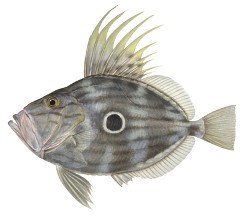
#> input picture images/john_dory-zeus_faber.jpg, 246 x 216 px
$ python find_contours.py   (older library calls are emulated)
#> lines starting #> are read from the running program, lines starting #| are printed output that depends on the picture; after the words box and inside, x2 and y2 are one past the last pixel; in counts of white or black regions, pixels touching at a corner belong together
import cv2
import numpy as np
from matplotlib import pyplot as plt

#img=cv2.imread('images/messi5.jpg')    #not white and black image, hard to find contours???
#img=cv2.imread('images/rect.jpg')   #white rectangle over black background
img=cv2.imread('images/john_dory-zeus_faber.jpg')   #white rectangle over black background
#> img is the input picture: shape (216, 246, 3); mean B, G, R 209.1, 213.7, 214.8
#img_or=img #this copy is not working, img_or still be overriden by drawContours anyway. pls use below
img_or=img.copy()   #make a shallow copy of the original image. IS IT BETTER THAN copyTo()???
img_gray=cv2.cvtColor(img,cv2.COLOR_BGR2GRAY)   #convert to gray scale
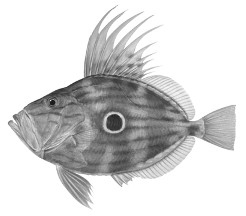
#> img_gray: shape (216, 246); min 19, max 255, mean 213.5
ret,thresh=cv2.threshold(img_gray,127,255,0) #apply threshold to the gray image
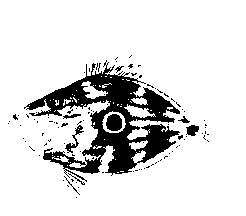
#> thresh: shape (216, 246); 86.4% white; 99 black regions (90 under 20 px)
im2,contours,hierarchy=cv2.findContours(thresh,cv2.RETR_TREE,cv2.CHAIN_APPROX_SIMPLE)   #get contours
#> contours = 258 contours, 238 with area under 20; largest, box (x1, y1, x2, y2) and area: (0, 0, 246, 216) 52675, (25, 62, 181, 176) 8060, (102, 111, 126, 133) 371, (105, 113, 123, 132) 248, (124, 104, 156, 118) 172
#print(str(contours))

#cnt=contours[:4]
#cv2.drawContours(img,[cnt],0,(0,255,0),3)

#draw all contours (the rectangle) with green color and thickness 3px
cv2.drawContours(img, contours, -1, (0,255,0), 3)
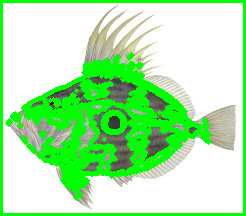
#> img: shape (216, 246, 3); mean B, G, R 170, 236.6, 173.4

plt.subplot(2,2,1),plt.imshow(img_or,cmap = 'gray')
plt.title('Original Image'), plt.xticks([]), plt.yticks([])
plt.subplot(2,2,2),plt.imshow(thresh,cmap = 'gray')
plt.title('Threshold'), plt.xticks([]), plt.yticks([])
plt.subplot(2,2,3),plt.imshow(im2,cmap = 'gray')
plt.title('Find Contour'), plt.xticks([]), plt.yticks([])
plt.subplot(2,2,4),plt.imshow(img,cmap = 'gray')
plt.title('Draw Contour'), plt.xticks([]), plt.yticks([])

plt.show()
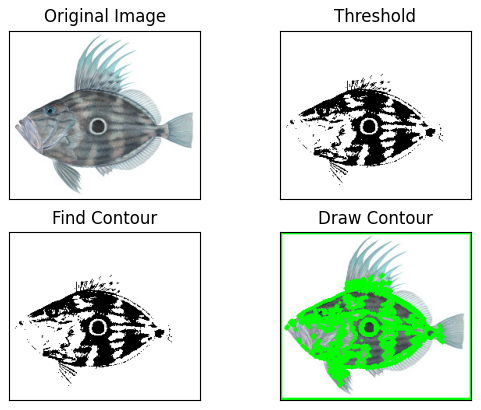
#> figure drawn by matplotlib, 4 panels; B, G, R data is drawn as R, G, B
